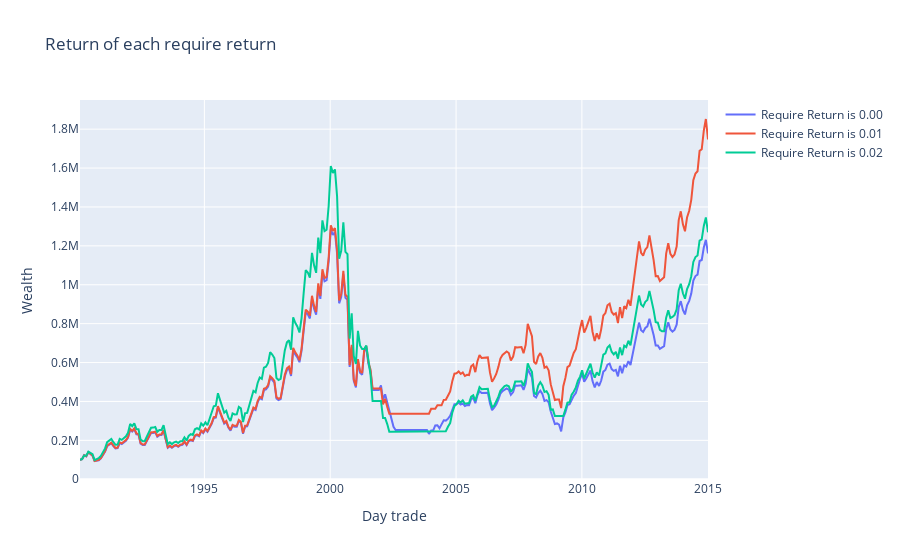

Write notebook code for a chart like this one.
### Markdown cell above
# Line chart

### Code cell
W = 100000
rr_0_01 = np.exp(rr_0_01)
rr_0_05 = np.exp(rr_0_05)
rr_0_1 = np.exp(rr_0_1)

W_invest_0_01 = [W]+[W*np.prod(rr_0_01[0:i]) for i in range(1,len(rr_0_01)+1)]
W_invest_0_05 = [W]+[W*np.prod(rr_0_05[0:i]) for i in range(1,len(rr_0_05)+1)]
W_invest_0_1 = [W]+[W*np.prod(rr_0_1[0:i]) for i in range(1,len(rr_0_1)+1)]

fig = go.Figure(data=go.Scatter(x=list(day_trading[require_return[0]].values()), y=W_invest_0_01,name='Require Return is %.2f' % require_return[0]))
fig.add_trace(go.Scatter(x=list(day_trading[require_return[1]].values()), y=W_invest_0_05, name='Require Return is %.2f' % require_return[1]))
fig.add_trace(go.Scatter(x=list(day_trading[require_return[2]].values()), y=W_invest_0_1, name='Require Return is %.2f' % require_return[2]))

fig.update_layout(
    title_text='Return of each require return', # title of plot
    xaxis_title_text='Day trade', # xaxis label
    yaxis_title_text='Wealth', # yaxis label
)


fig.show()

### Figure 1 — Plotly figure (JSON) as saved in the notebook; plotly's stock layout.template omitted (floating-point values rounded to 4 significant figures; data arrays with more than 128 entries replaced by an {"elided": "..."} marker saying what was removed)
{"data": [{"name": "Require Return is 0.00", "type": "scatter", "x": {"elided": "301 str values"}, "y": {"elided": "301 float values"}}, {"name": "Require Return is 0.01", "type": "scatter", "x": {"elided": "301 str values"}, "y": {"elided": "301 float values"}}, {"name": "Require Return is 0.02", "type": "scatter", "x": {"elided": "301 str values"}, "y": {"elided": "301 float values"}}], "layout": {"title": {"text": "Return of each require return"}, "xaxis": {"title": {"text": "Day trade"}}, "yaxis": {"title": {"text": "Wealth"}}}}
